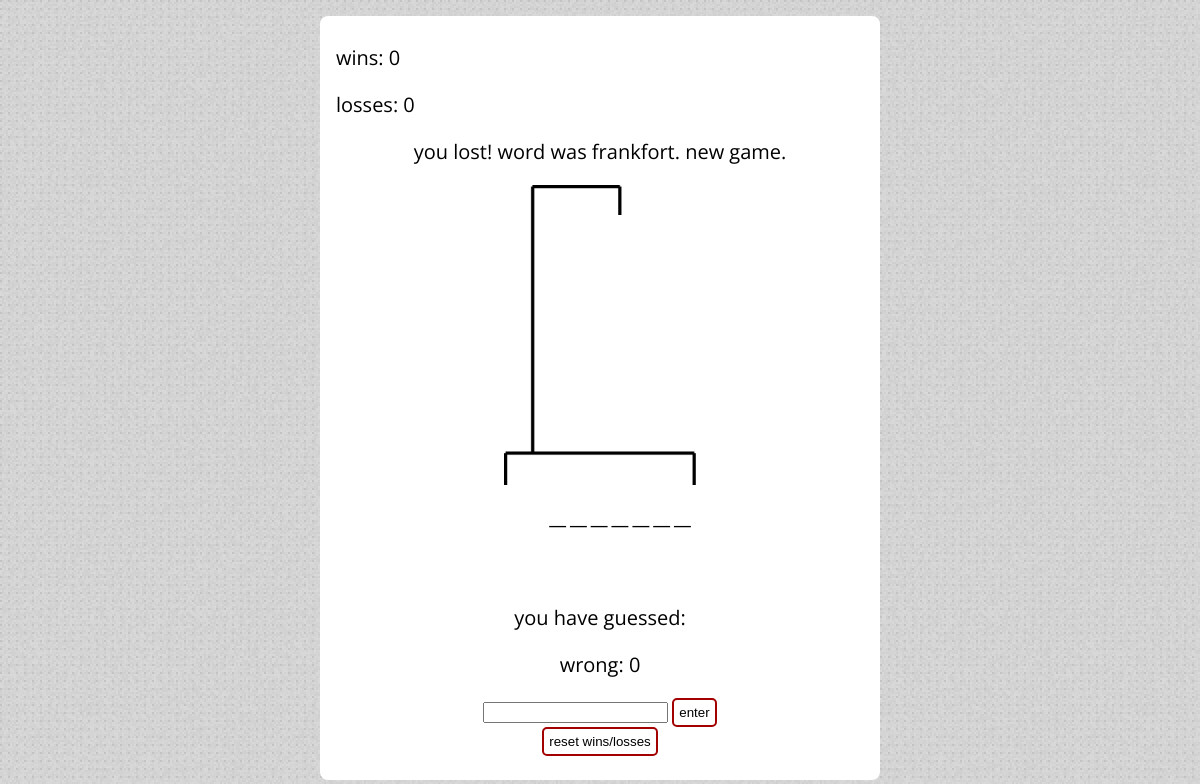
The page /hangman/index.html on the database as committed earlier.
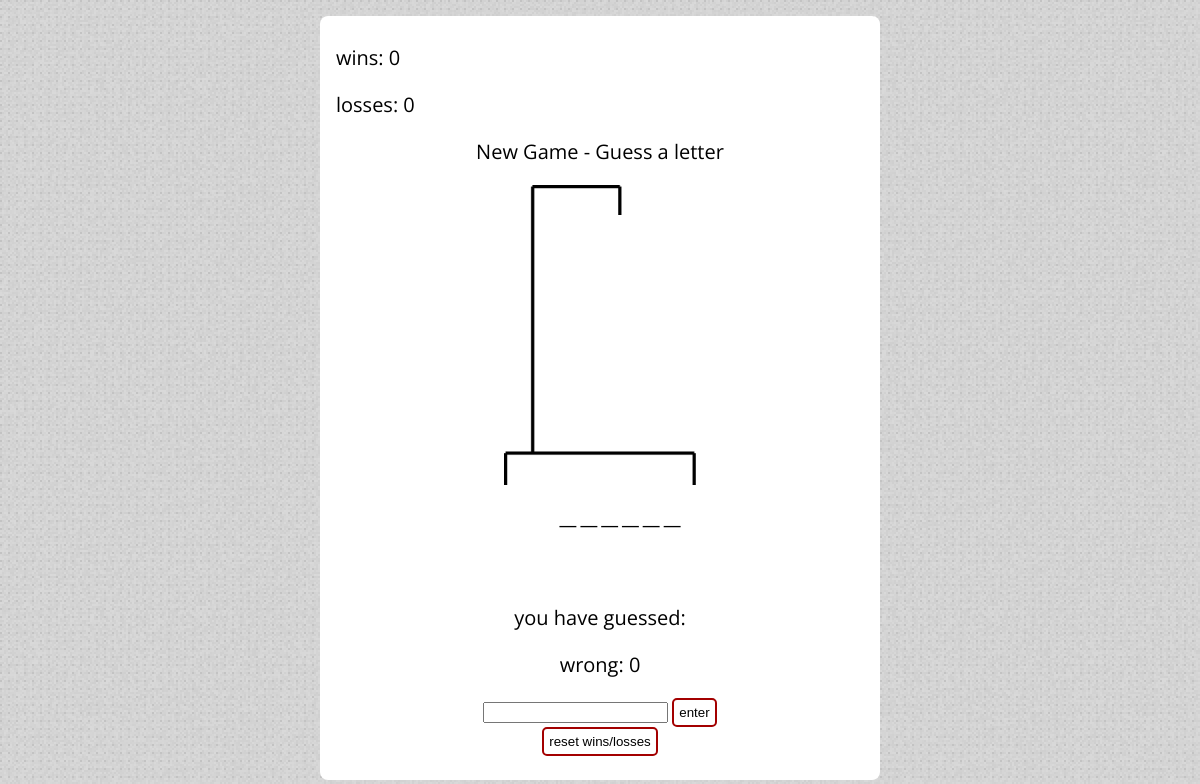
The same page on the database as committed later.
### hangman/models.py (models this page shows, shortened)
class Game(models.Model):
	word = models.CharField(max_length=100)
	word_length = models.IntegerField(default=0)
	current_state = models.CharField(max_length=100)
	guessed_letters = models.CharField(max_length=26,default='')
	wrong_guesses = models.IntegerField(default=0)
	current = models.BooleanField(default=False)
	status = models.CharField(max_length=50, default="New Game - Guess a letter")
	wins = models.IntegerField(default=0)
	losses = models.IntegerField(default=0)

### hangman/views.py (the view)
# urls.py: url(r'index.html', views.index, name='index'),
def index(request):
	random_word = Game.objects.get(current=True)
	template = loader.get_template('hangman/index.html')
	form = GuessForm()
	context = RequestContext(request, {
        'word':random_word,
        'form':form,
        'status':random_word.status,
        'wins':Game.objects.aggregate(Sum('wins'))['wins__sum'],
        'losses':Game.objects.aggregate(Sum('losses'))['losses__sum'],
        'wrong':random_word.wrong_guesses
    })
	return HttpResponse(template.render(context))

### hangman/forms.py
class GuessForm(forms.Form):
    guess = forms.CharField(label='Your guess', max_length=100, widget=forms.TextInput(attrs={'autofocus': 'autofocus'}))

### hangman/templates/hangman/index.html (shortened to what this page needs)
{% load staticfiles %}
<link rel="stylesheet" type="text/css" href="{% static 'hangman/style.css' %}" />
<head>
</head>
<body>
	<div id="container">
	<div id="winloss">
		<p> wins: {{wins}} </p>
	    <p> losses: {{losses}} </p>
	</div>
	<center>
	<p> {{status}} </p>
	<img src='{{STATIC_URL}}hangman/media/{{wrong}}_wrong.png' height=300px></center>
	<div id="game_stats"><center>
	    <ul>
			{% for w in word.current_state %}
		        <li>{{w}}</li>
			{% endfor %}
		</ul>
			<br><br>
			<p>you have guessed: {{word.guessed_letters}} </p>
	 	   	<p> wrong: {{wrong}}</p>
	</div>
	<div id="inputs"><center>
			<form action='/hangman/get_guess/' method='post'>
				{% for field in form.visible_fields %}
					{{ field }}
				{% endfor %}
			<input class='button' type='submit' value='enter'>
			<br>
			<input class='button' type="submit" value="reset wins/losses" name="reset" />
		</form>
		</center>
	</div>
	</div>
</body>

### hangman/static/hangman/style.css (style rules this page uses)
ul li { color: black; display: inline; font-size: 28px; font-family: 'Open Sans', sans-serif; list-style-type: none; font-family: Courier; }
ul { list-style-type: none; }
p { font-size: 20px; font-family: 'Open Sans', sans-serif; }
body { margin-top: 1em; margin-left: 20em; margin-right: 20em; background-image: url('media/squared_metal_@2X.png'); }
.button { padding:5px; background-color: white; border: 2px solid #A30000; color:#000; text-decoration:none; border-bottom-right-radius: 5px; border-top-left-radius: 5px; border-bottom-left-radius: 5px; border-top-right-radius: 5px; }
#container { padding-top:.5em; background-color:white; padding-bottom: .5em; padding-left: 1em; padding-top: .5em; padding-right: 1em; border-bottom-right-radius: 8px; border-top-left-radius: 8px; border-bottom-left-radius: 8px; border-top-right-radius: 8px; margin-left:auto; margin-right: auto; margin-right:auto; }

Rows that differ between the two databases and show on the page:
no longer on this page (row edited): Game: status "you lost! word was frankfort. new game."
now on this page (row edited): Game: status "New Game - Guess a letter"
Other text that changed with them:
list line gone: "_"
